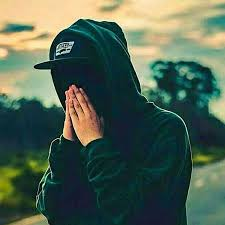
#> input picture images.jpg, 225 x 225 px, found by its file name
$ python praktik-03.py
#> lines starting #> are read from the running program, lines starting #| are printed output that depends on the picture
from turtle import color
import cv2
import numpy as np
import matplotlib.pyplot as plt

pict = cv2.imread('D:/file adit/tugas kuliah/sem 3/PCD Praktik/images.jpg')
#> pict is the input picture: shape (225, 225, 3); mean B, G, R 81.8, 98.7, 79.6

b, g, r = cv2.split(pict)
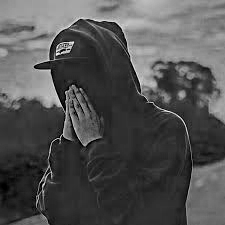
#> b: shape (225, 225); min 0, max 251, mean 81.8
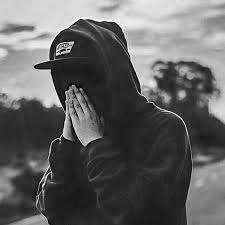
#> g: shape (225, 225); min 0, max 255, mean 98.7
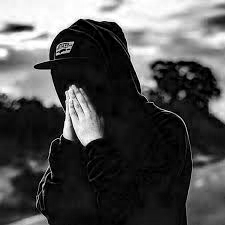
#> r: shape (225, 225); min 0, max 255, mean 79.6

jml_baris = len(pict)
#> jml_baris = 225
jml_kolom = len(pict[0])
#> jml_kolom = 225
biru = np.zeros(256)
green = np.zeros(256)
red = np.zeros(256)

for brs in range (len(b)):
    for klm in range (len(b[0])):
        pixel_b = b[brs,klm]
        biru[pixel_b] +=1 / (jml_baris * jml_kolom)

        pixel_g = g[brs,klm]
        green[pixel_g] +=1 / (jml_baris * jml_kolom)

        pixel_r = r[brs,klm]
        red[pixel_r] +=1 / (jml_baris * jml_kolom)
#> after the loop, biru = 256 values, max 0.0332 at index 45, min 0 at index 228, mean 0.00391; green = 256 values, max 0.0256 at index 39, min 0 at index 253, mean 0.00391; red = 256 values, max 0.0346 at index 10, min 0.00079 at index 53, mean 0.00391

# print (biru)

g = cv2.cvtColor(pict, cv2.COLOR_BGR2GRAY)
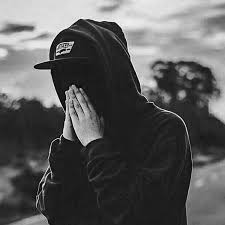
#> g: shape (225, 225); min 1, max 251, mean 91.1

gray = np.zeros(256)

for i in range (len(g)):
    for j in range (len(g[0])):
        pixel_g = g[i,j]
        gray[pixel_g] +=1
#> after the loop, gray = 256 values, max 3736 at index 29, min 0 at index 0, mean 197.8

cv2.imshow("gambar",pict)
cv2.imshow("abu", g)
cv2.imshow("gray", g)
plt.plot(biru, color='blue')
plt.plot(green, color='green')
plt.plot(red, color='red')
# plt.plot(gray, color='gray')
plt.show()
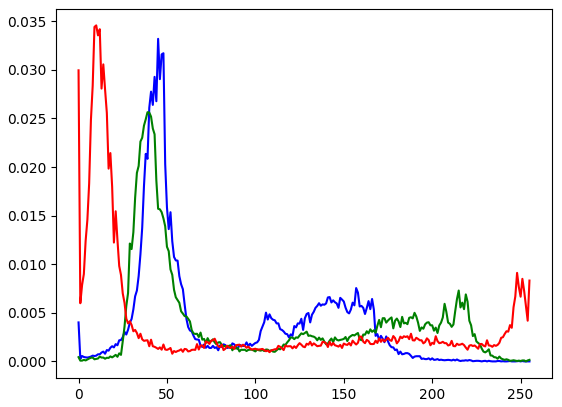
#> figure drawn by matplotlib, 1 panel; curve peaks at x = 45, y = 0.0332; curve peaks at x = 39, y = 0.0256; curve peaks at x = 10, y = 0.0346
cv2.waitKey()

# pr Histogram grayscale
